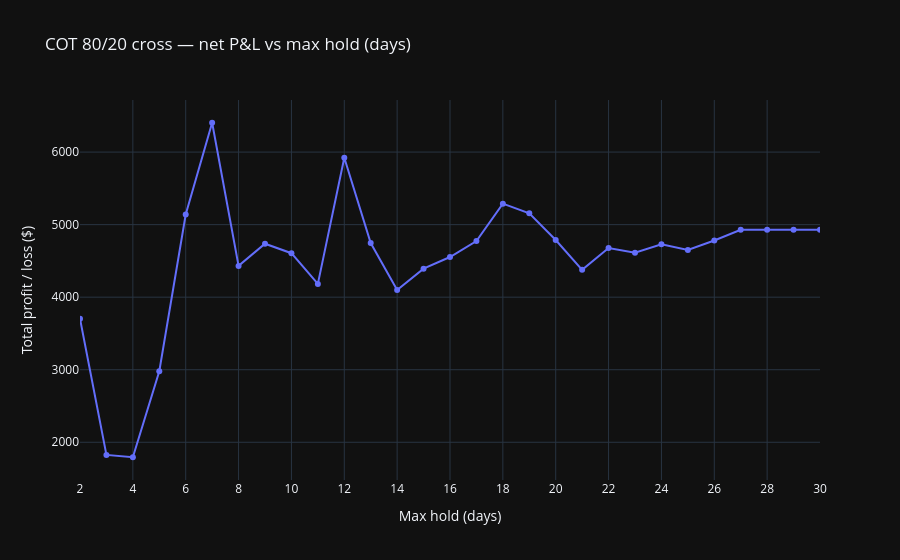

This figure's notebook cell:
### Code cell
# Analayis of holding period (remembering ATR is set as a profit target)
import pandas as pd
import plotly.graph_objects as go

# Build signal data once
prepared = {}
for market in markets:
    df = prepare_base_data(cot, market)
    if df.empty or "Commercial_Index" not in df.columns:
        continue
    df = add_standard_indicators(df)
    ci = df["Commercial_Index"]
    df["signal"] = 0
    df.loc[(ci >= 80) & (ci.shift(1) < 80), "signal"] = 1
    df.loc[(ci <= 20) & (ci.shift(1) > 20), "signal"] = -1
    df["entry_price"] = df["Close"]
    prepared[market] = df

holds = list(range(2, 31))
pnl_by_hold = []

for hold in holds:
    stop = ATRStopTarget(atr_stop_mult=1, atr_target_mult=3, max_hold_days=hold)
    total_pnl = 0.0
    for market, df in prepared.items():
        res = run_backtest(df, market, stop)
        if not res["trades"].empty:
            total_pnl += res["trades"]["pnl"].sum()
    pnl_by_hold.append(total_pnl)

hold_df = pd.DataFrame({"max_hold_days": holds, "net_profit": pnl_by_hold})

fig = go.Figure()
fig.add_trace(go.Scatter(
    x=hold_df["max_hold_days"],
    y=hold_df["net_profit"],
    mode="lines+markers",
    name="Net profit",
))
fig.update_layout(
    title="COT 80/20 cross — net P&amp;L vs max hold (days)",
    xaxis_title="Max hold (days)",
    yaxis_title="Total profit / loss ($)",
    xaxis=dict(dtick=2, range=[2, 30]),
    template="plotly_dark",
)
fig.show()
hold_df

### Figure 1 — Plotly figure (JSON) as saved in the notebook; plotly's stock layout.template omitted (floating-point values rounded to 4 significant figures)
{"data": [{"mode": "lines+markers", "name": "Net profit", "type": "scatter", "x": [2, 3, 4, 5, 6, 7, 8, 9, 10, 11, 12, 13, 14, 15, 16, 17, 18, 19, 20, 21, 22, 23, 24, 25, 26, 27, 28, 29, 30], "y": [3704.0, 1826.0, 1793.0, 2980.0, 5139.0, 6404.0, 4431.0, 4737.0, 4606.0, 4183.0, 5922.0, 4746.0, 4100.0, 4394.0, 4554.0, 4774.0, 5289.0, 5155.0, 4788.0, 4378.0, 4677.0, 4612.0, 4730.0, 4652.0, 4782.0, 4930.0, 4930.0, 4930.0, 4930.0]}], "layout": {"title": {"text": "COT 80/20 cross — net P&amp;L vs max hold (days)"}, "xaxis": {"dtick": 2, "range": [2, 30], "title": {"text": "Max hold (days)"}}, "yaxis": {"title": {"text": "Total profit / loss ($)"}}}}
